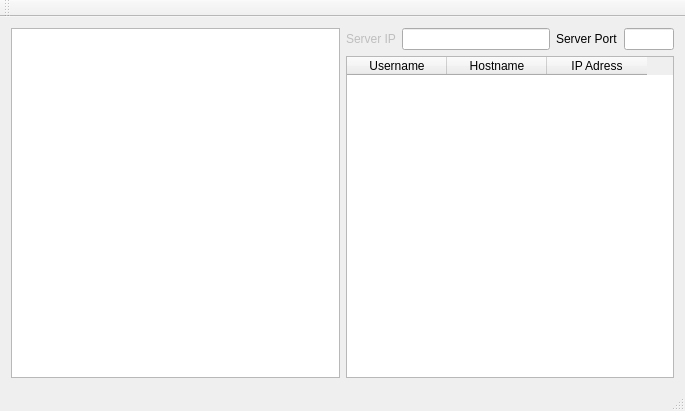
<?xml version="1.0" encoding="UTF-8"?>
<ui version="4.0">
 <class>YJChatServerClass</class>
 <widget class="QMainWindow" name="YJChatServerClass">
  <property name="geometry">
   <rect>
    <x>0</x>
    <y>0</y>
    <width>685</width>
    <height>411</height>
   </rect>
  </property>
  <property name="windowTitle">
   <string>YJChatServer</string>
  </property>
  <widget class="QWidget" name="centralWidget">
   <layout class="QVBoxLayout" name="verticalLayout_2">
    <item>
     <layout class="QHBoxLayout" name="horizontalLayout_2" stretch="1,1">
      <item>
       <widget class="QTextBrowser" name="m_textBrowser"/>
      </item>
      <item>
       <layout class="QVBoxLayout" name="verticalLayout">
        <item>
         <layout class="QHBoxLayout" name="horizontalLayout" stretch="1,3,1,1">
          <item>
           <widget class="QLabel" name="m_serverIPLabel">
            <property name="enabled">
             <bool>false</bool>
            </property>
            <property name="text">
             <string>Server IP</string>
            </property>
           </widget>
          </item>
          <item>
           <widget class="QLineEdit" name="m_IP_lineEdit"/>
          </item>
          <item>
           <widget class="QLabel" name="m_serverPortLabel">
            <property name="text">
             <string>Server Port</string>
            </property>
           </widget>
          </item>
          <item>
           <widget class="QLineEdit" name="m_port_lineEdit"/>
          </item>
         </layout>
        </item>
        <item>
         <widget class="QTableWidget" name="m_tableWidget">
          <column>
           <property name="text">
            <string>Username</string>
           </property>
          </column>
          <column>
           <property name="text">
            <string>Hostname</string>
           </property>
          </column>
          <column>
           <property name="text">
            <string>IP Adress</string>
           </property>
          </column>
         </widget>
        </item>
       </layout>
      </item>
     </layout>
    </item>
   </layout>
  </widget>
  <widget class="QMenuBar" name="menuBar">
   <property name="geometry">
    <rect>
     <x>0</x>
     <y>0</y>
     <width>685</width>
     <height>23</height>
    </rect>
   </property>
  </widget>
  <widget class="QToolBar" name="mainToolBar">
   <attribute name="toolBarArea">
    <enum>TopToolBarArea</enum>
   </attribute>
   <attribute name="toolBarBreak">
    <bool>false</bool>
   </attribute>
  </widget>
  <widget class="QStatusBar" name="statusBar"/>
 </widget>
 <layoutdefault spacing="6" margin="11"/>
 <resources>
  <include location="yjchatserver.qrc"/>
 </resources>
 <connections/>
</ui>
